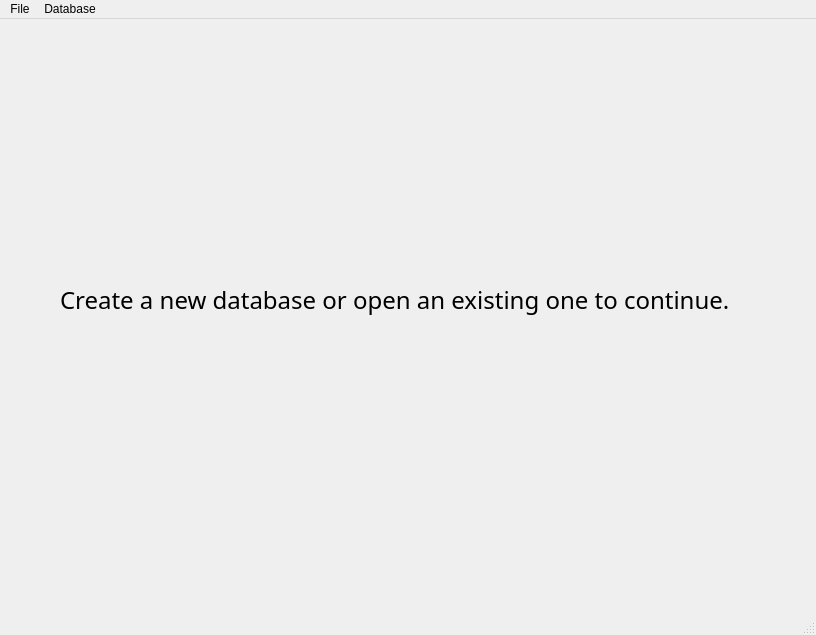
<?xml version="1.0" encoding="UTF-8"?>
<ui version="4.0">
 <class>passzero</class>
 <widget class="QMainWindow" name="passzero">
  <property name="geometry">
   <rect>
    <x>0</x>
    <y>0</y>
    <width>816</width>
    <height>635</height>
   </rect>
  </property>
  <property name="windowTitle">
   <string>Pass Zero</string>
  </property>
  <widget class="QWidget" name="centralwidget">
   <widget class="QStackedWidget" name="stackedWidget">
    <property name="geometry">
     <rect>
      <x>0</x>
      <y>0</y>
      <width>821</width>
      <height>611</height>
     </rect>
    </property>
    <widget class="QWidget" name="page">
     <widget class="QLabel" name="label">
      <property name="geometry">
       <rect>
        <x>60</x>
        <y>260</y>
        <width>711</width>
        <height>41</height>
       </rect>
      </property>
      <property name="font">
       <font>
        <family>Noto Sans</family>
        <pointsize>18</pointsize>
       </font>
      </property>
      <property name="text">
       <string>Create a new database or open an existing one to continue.</string>
      </property>
     </widget>
    </widget>
    <widget class="QWidget" name="page_2">
     <widget class="QPushButton" name="btnDelete">
      <property name="geometry">
       <rect>
        <x>10</x>
        <y>10</y>
        <width>94</width>
        <height>30</height>
       </rect>
      </property>
      <property name="text">
       <string>Delete</string>
      </property>
     </widget>
     <widget class="QPushButton" name="btnNewEntry">
      <property name="geometry">
       <rect>
        <x>130</x>
        <y>10</y>
        <width>94</width>
        <height>30</height>
       </rect>
      </property>
      <property name="text">
       <string>New Entry</string>
      </property>
     </widget>
     <widget class="QListWidget" name="listWidget">
      <property name="geometry">
       <rect>
        <x>10</x>
        <y>50</y>
        <width>211</width>
        <height>501</height>
       </rect>
      </property>
     </widget>
     <widget class="QLabel" name="label_2">
      <property name="geometry">
       <rect>
        <x>250</x>
        <y>65</y>
        <width>74</width>
        <height>20</height>
       </rect>
      </property>
      <property name="font">
       <font>
        <family>Noto Sans</family>
       </font>
      </property>
      <property name="text">
       <string>Item Label:</string>
      </property>
     </widget>
     <widget class="QLineEdit" name="textLabel">
      <property name="geometry">
       <rect>
        <x>340</x>
        <y>60</y>
        <width>351</width>
        <height>30</height>
       </rect>
      </property>
     </widget>
     <widget class="QLabel" name="label_3">
      <property name="geometry">
       <rect>
        <x>250</x>
        <y>125</y>
        <width>81</width>
        <height>18</height>
       </rect>
      </property>
      <property name="text">
       <string>Username:</string>
      </property>
     </widget>
     <widget class="QLineEdit" name="textUsername">
      <property name="geometry">
       <rect>
        <x>340</x>
        <y>120</y>
        <width>351</width>
        <height>30</height>
       </rect>
      </property>
     </widget>
     <widget class="QLabel" name="label_4">
      <property name="geometry">
       <rect>
        <x>250</x>
        <y>185</y>
        <width>81</width>
        <height>18</height>
       </rect>
      </property>
      <property name="text">
       <string>Password:</string>
      </property>
     </widget>
     <widget class="QLineEdit" name="textPassword">
      <property name="geometry">
       <rect>
        <x>340</x>
        <y>180</y>
        <width>351</width>
        <height>30</height>
       </rect>
      </property>
     </widget>
     <widget class="QLabel" name="label_5">
      <property name="geometry">
       <rect>
        <x>250</x>
        <y>250</y>
        <width>101</width>
        <height>18</height>
       </rect>
      </property>
      <property name="text">
       <string>Secure Notes:</string>
      </property>
     </widget>
     <widget class="QTextEdit" name="textNote">
      <property name="geometry">
       <rect>
        <x>340</x>
        <y>270</y>
        <width>351</width>
        <height>251</height>
       </rect>
      </property>
     </widget>
    </widget>
   </widget>
  </widget>
  <widget class="QMenuBar" name="menubar">
   <property name="geometry">
    <rect>
     <x>0</x>
     <y>0</y>
     <width>816</width>
     <height>27</height>
    </rect>
   </property>
   <widget class="QMenu" name="menuFile">
    <property name="title">
     <string>File</string>
    </property>
    <addaction name="actionNew"/>
    <addaction name="actionSave"/>
    <addaction name="actionSave_As"/>
    <addaction name="actionOpen"/>
    <addaction name="separator"/>
    <addaction name="actionAbout"/>
    <addaction name="actionExit"/>
    <addaction name="separator"/>
   </widget>
   <widget class="QMenu" name="menuDatabase">
    <property name="title">
     <string>Database</string>
    </property>
    <addaction name="actionChange_Master_Key"/>
    <addaction name="actionRotate_Database_keys"/>
   </widget>
   <addaction name="menuFile"/>
   <addaction name="menuDatabase"/>
  </widget>
  <widget class="QStatusBar" name="statusbar"/>
  <action name="actionNew">
   <property name="text">
    <string>New</string>
   </property>
   <property name="shortcut">
    <string>Ctrl+N</string>
   </property>
  </action>
  <action name="actionSave">
   <property name="text">
    <string>Save</string>
   </property>
   <property name="shortcut">
    <string>Ctrl+S</string>
   </property>
  </action>
  <action name="actionSave_As">
   <property name="text">
    <string>Save As</string>
   </property>
   <property name="shortcut">
    <string>Ctrl+Shift+S</string>
   </property>
  </action>
  <action name="actionOpen">
   <property name="text">
    <string>Open</string>
   </property>
   <property name="shortcut">
    <string>Ctrl+O</string>
   </property>
  </action>
  <action name="actionAbout">
   <property name="text">
    <string>About</string>
   </property>
  </action>
  <action name="actionExit">
   <property name="text">
    <string>Exit</string>
   </property>
  </action>
  <action name="actionChange_Master_Key">
   <property name="enabled">
    <bool>false</bool>
   </property>
   <property name="text">
    <string>Change Master Key</string>
   </property>
  </action>
  <action name="actionRotate_Database_keys">
   <property name="enabled">
    <bool>false</bool>
   </property>
   <property name="text">
    <string>Rotate Database key</string>
   </property>
  </action>
 </widget>
 <resources/>
 <connections/>
</ui>
